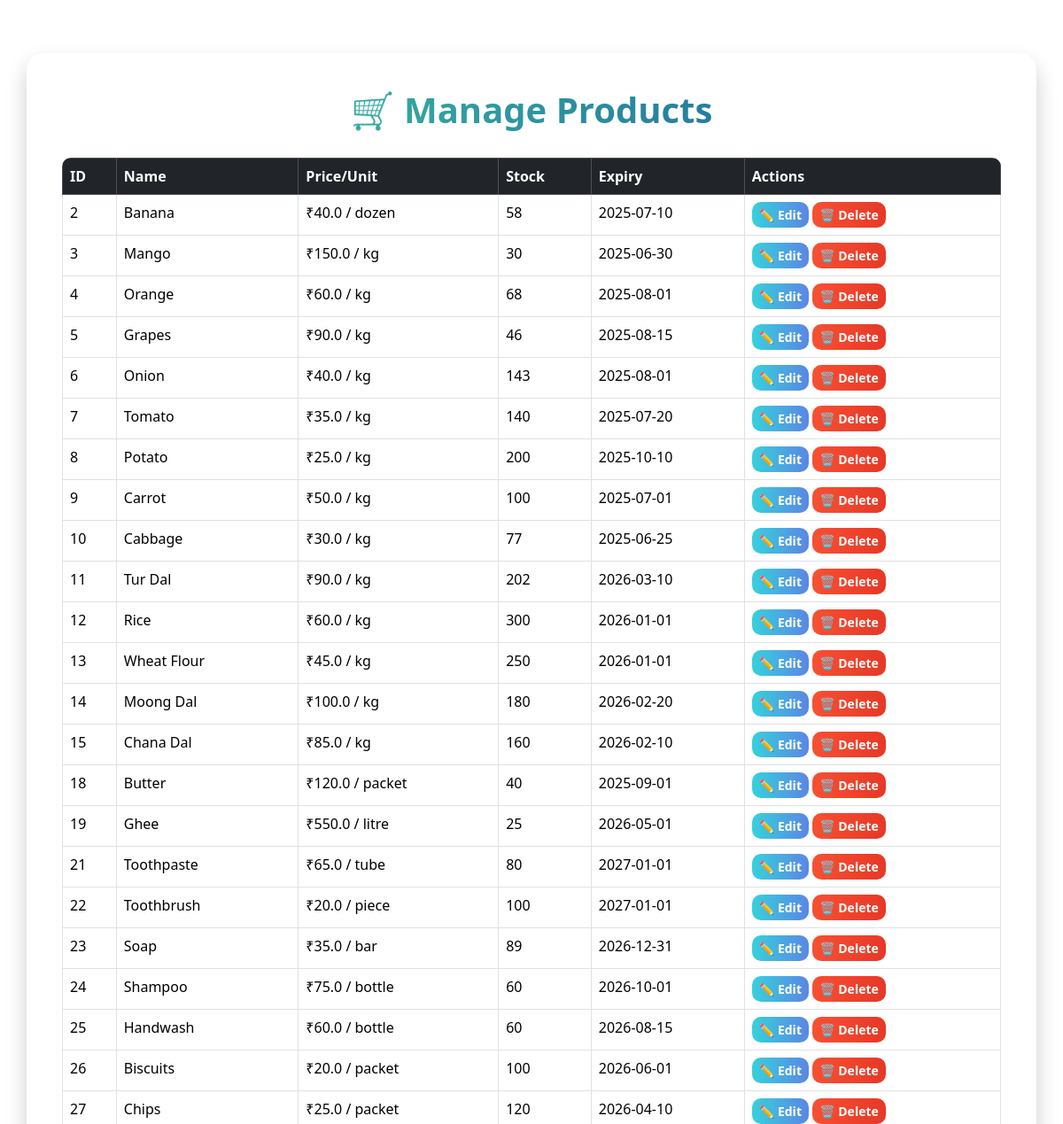
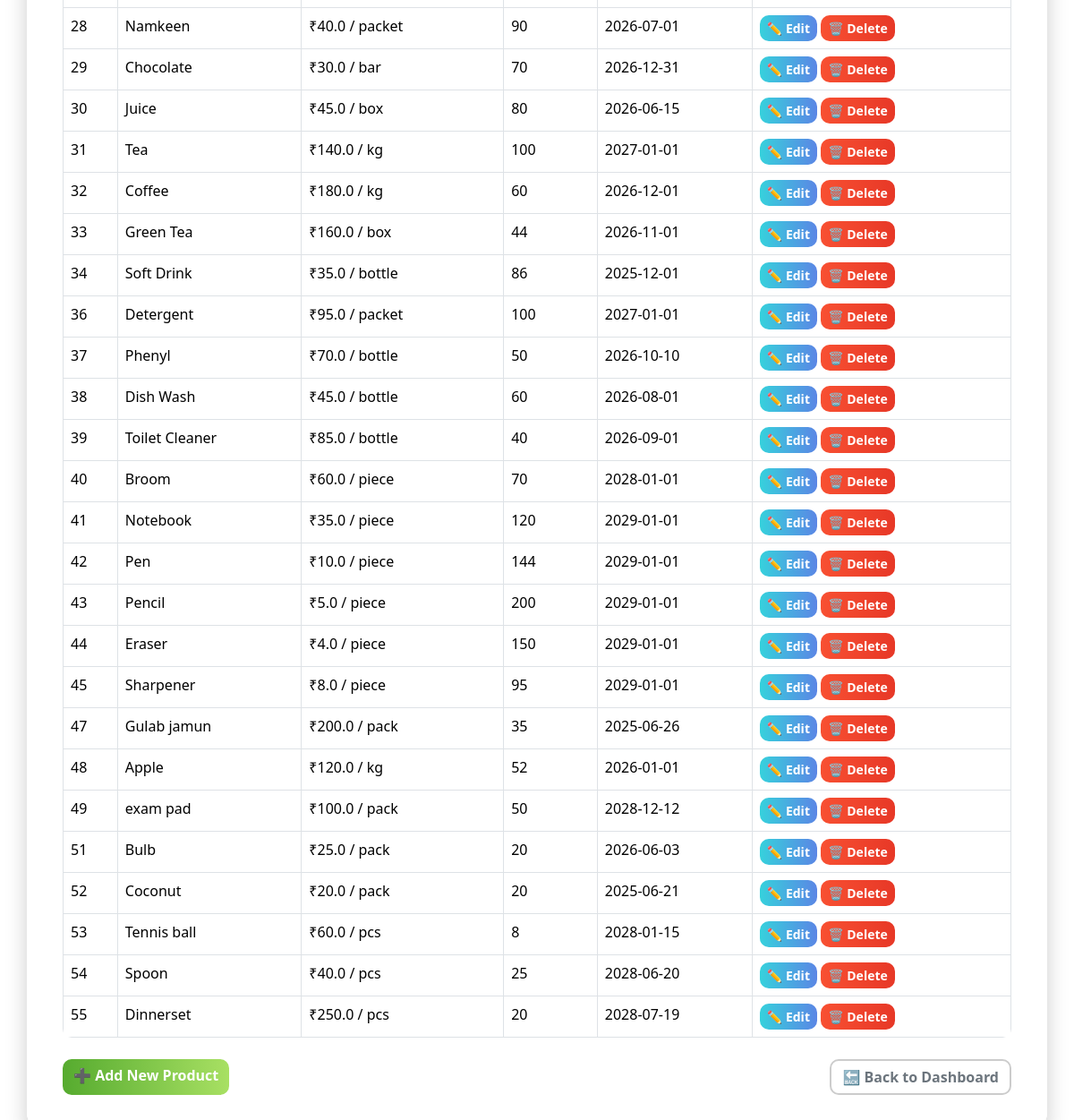
/admin/products (signed in), run on an earlier commit of the app's database (2 pictures, top to bottom).
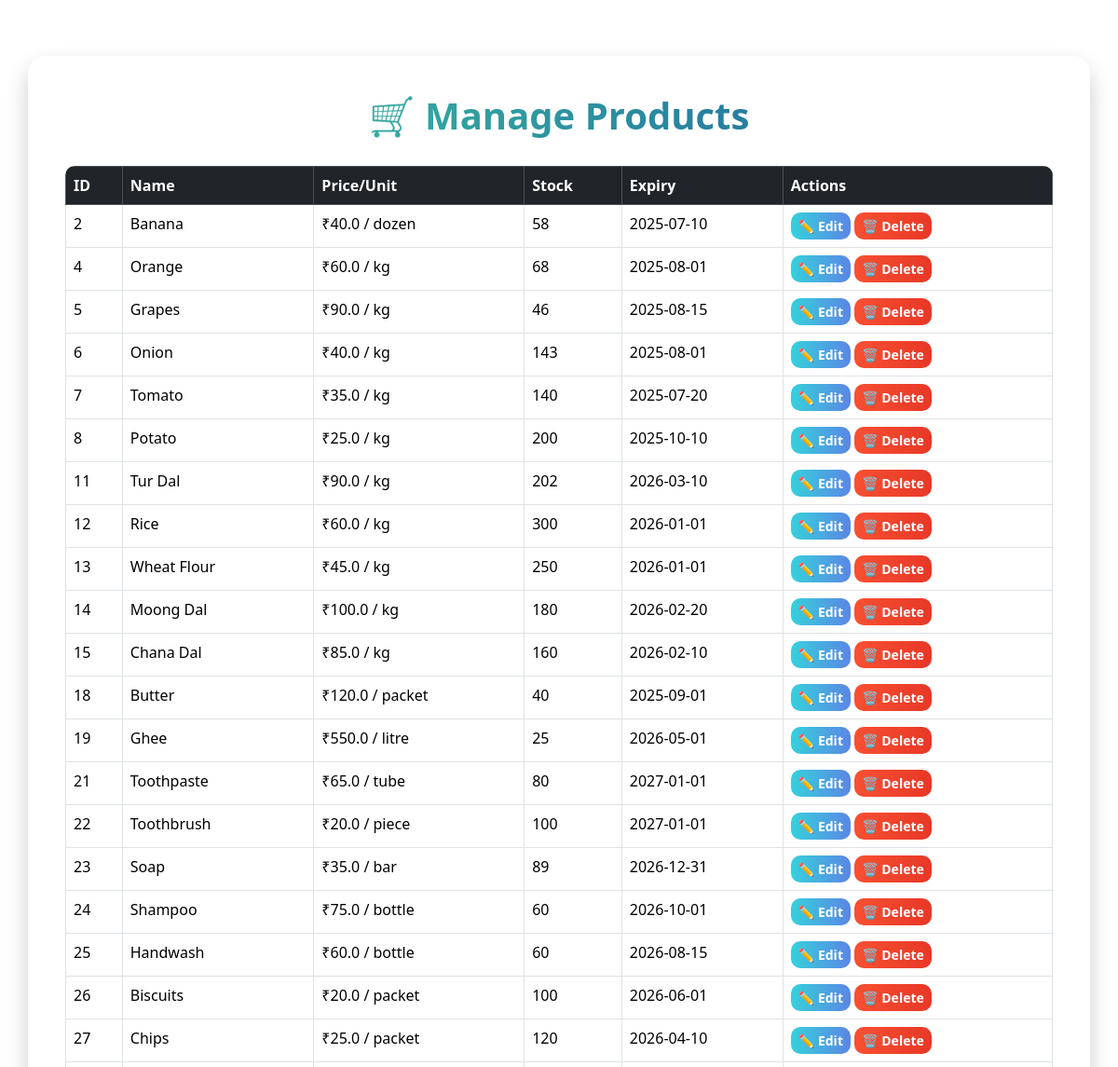
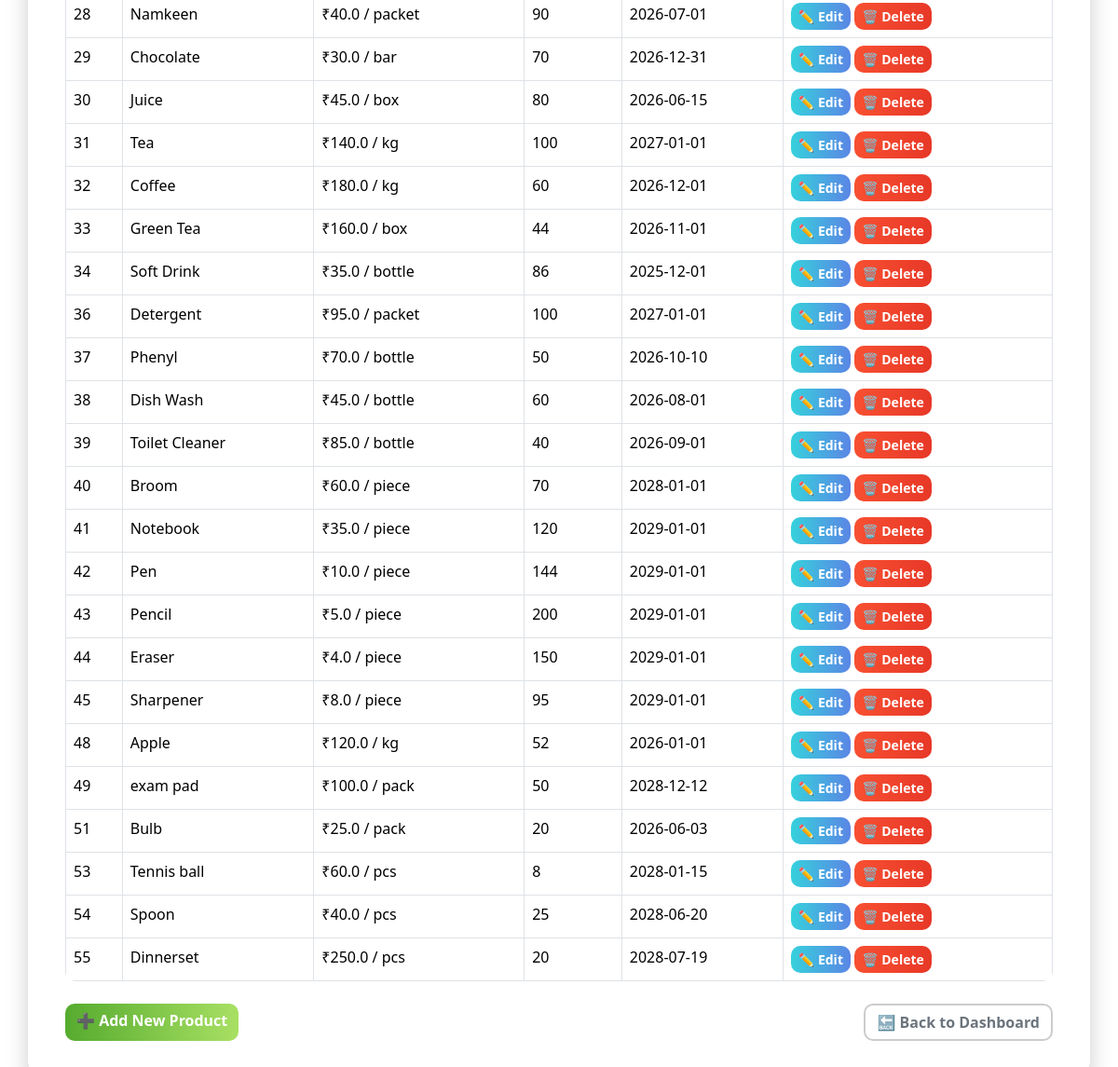
And on a later commit of the database (2 pictures, top to bottom).
### tables this page shows
CREATE TABLE products(
            id INTEGER PRIMARY KEY AUTOINCREMENT,
            name TEXT NOT NULL,
            description TEXT,
            price REAL NOT NULL,
            stock INTEGER NOT NULL,
            expiry_date TEXT,
            unit TEXT NOT NULL,
            image_url TEXT,
            category TEXT
        );

### app.py (the view)
@app.route('/admin/products')
def admin_products():
    if 'role' in session and session['role'] == 'admin':
        conn = sqlite3.connect('grocery.db')
        cursor = conn.cursor()
        cursor.execute("SELECT id, name, price, unit, stock, expiry_date FROM products")
        rows = cursor.fetchall()
        conn.close()
        products = [{
            'id': row[0],
            'name': row[1],
            'price': row[2],
            'unit': row[3],
            'stock': row[4],
            'expiry_date': row[5]
        } for row in rows]
        return render_template('admin_products.html', products=products)
    return redirect('/login')

### templates/admin_products.html (shortened to what this page needs)
<!DOCTYPE html>
<html lang="en">
<head>
  <link href="https://cdn.jsdelivr.net/npm/bootstrap@5.3.3/dist/css/bootstrap.min.css" rel="stylesheet">
</head>
<body>
  <div class="container container-glass">
    <h2>🛒 Manage Products</h2>
    <table class="table table-bordered table-hover mt-4">
      <thead class="table-dark">
        <tr>
          <th>ID</th>
          <th>Name</th>
          <th>Price/Unit</th>
          <th>Stock</th>
          <th>Expiry</th>
          <th>Actions</th>
        </tr>
      </thead>
      <tbody>
        {% for product in products %}
        <tr>
          <td>{{ product.id }}</td>
          <td>{{ product.name }}</td>
          <td>₹{{ product.price }} / {{ product.unit }}</td>
          <td>{{ product.stock }}</td>
          <td>{{ product.expiry_date or 'N/A' }}</td>
          <td>
            <a href="{{ url_for('edit_product', product_id=product.id) }}" class="btn btn-sm btn-primary">✏️ Edit</a>
            <a href="{{ url_for('delete_product', product_id=product.id) }}" class="btn btn-sm btn-danger" onclick="return confirm('Are you sure to delete this product?')">🗑️ Delete</a>
          </td>
        </tr>
        {% endfor %}
      </tbody>
    </table>
    <div class="d-flex justify-content-between mt-4">
      <a href="/admin/add-product" class="btn btn-success">➕ Add New Product</a>
      <a href="/admin" class="btn btn-outline-secondary">🔙 Back to Dashboard</a>
    </div>
  </div>
</body>
</html>

What changed in the data, as far as the page shows it:
removed products: id "3", name "Mango", price "150.0", unit "kg", stock "30", expiry_date "2025-06-30"
removed products: id "9", name "Carrot", price "50.0", unit "kg", stock "100", expiry_date "2025-07-01"
removed products: id "10", name "Cabbage", price "30.0", unit "kg", stock "77", expiry_date "2025-06-25"
removed products: id "47", name "Gulab jamun", price "200.0", unit "pack", stock "35", expiry_date "2025-06-26"
removed products: id "52", name "Coconut", price "20.0", unit "pack", stock "20", expiry_date "2025-06-21"
